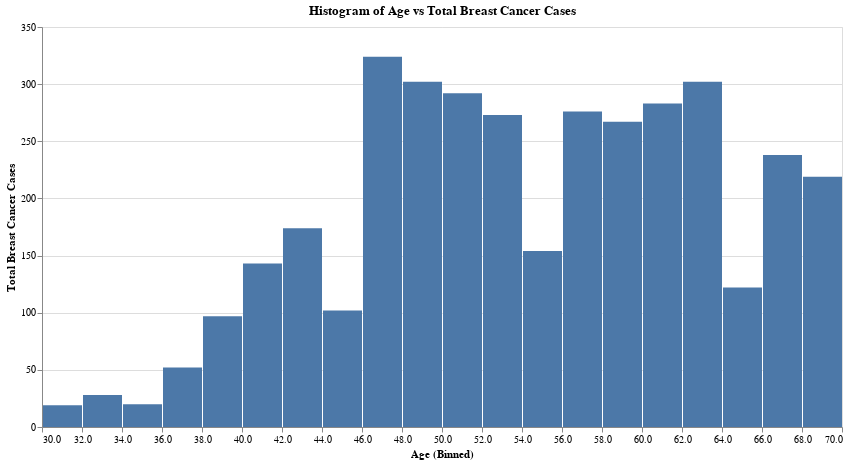

Source (notebook cell):
### Code cell
# Create a histogram for Age distribution
histogram = alt.Chart(df).mark_bar().encode(
    x=alt.X('Age:Q', bin=alt.Bin(maxbins=20), title='Age (Binned)'),  # Bin ages into intervals
    y=alt.Y('count():Q', title='Total Breast Cancer Cases'),
    tooltip=[
        alt.Tooltip('count():Q', title='Total Cases'),
        alt.Tooltip('Age:Q', bin=True, title='Age Range')
    ]
).properties(
    title="Histogram of Age vs Total Breast Cancer Cases",
    width=800,
    height=400
)

histogram

### Figure 1 — Vega-Lite specification as saved in the notebook (floating-point values rounded to 4 significant figures; data arrays with more than 128 entries replaced by an {"elided": "..."} marker saying what was removed)
{"config": {"view": {"continuousWidth": 300, "continuousHeight": 300}}, "data": {"name": "data-a22a2a9ae26a12d39290e3f3edaea84e"}, "mark": {"type": "bar"}, "encoding": {"tooltip": [{"aggregate": "count", "title": "Total Cases", "type": "quantitative"}, {"bin": true, "field": "Age", "title": "Age Range", "type": "quantitative"}], "x": {"bin": {"maxbins": 20}, "field": "Age", "title": "Age (Binned)", "type": "quantitative"}, "y": {"aggregate": "count", "title": "Total Breast Cancer Cases", "type": "quantitative"}}, "height": 400, "title": "Histogram of Age vs Total Breast Cancer Cases", "width": 800, "$schema": "https://vega.github.io/schema/vega-lite/v5.20.1.json", "datasets": {"data-a22a2a9ae26a12d39290e3f3edaea84e": {"elided": "4024 records"}}}
